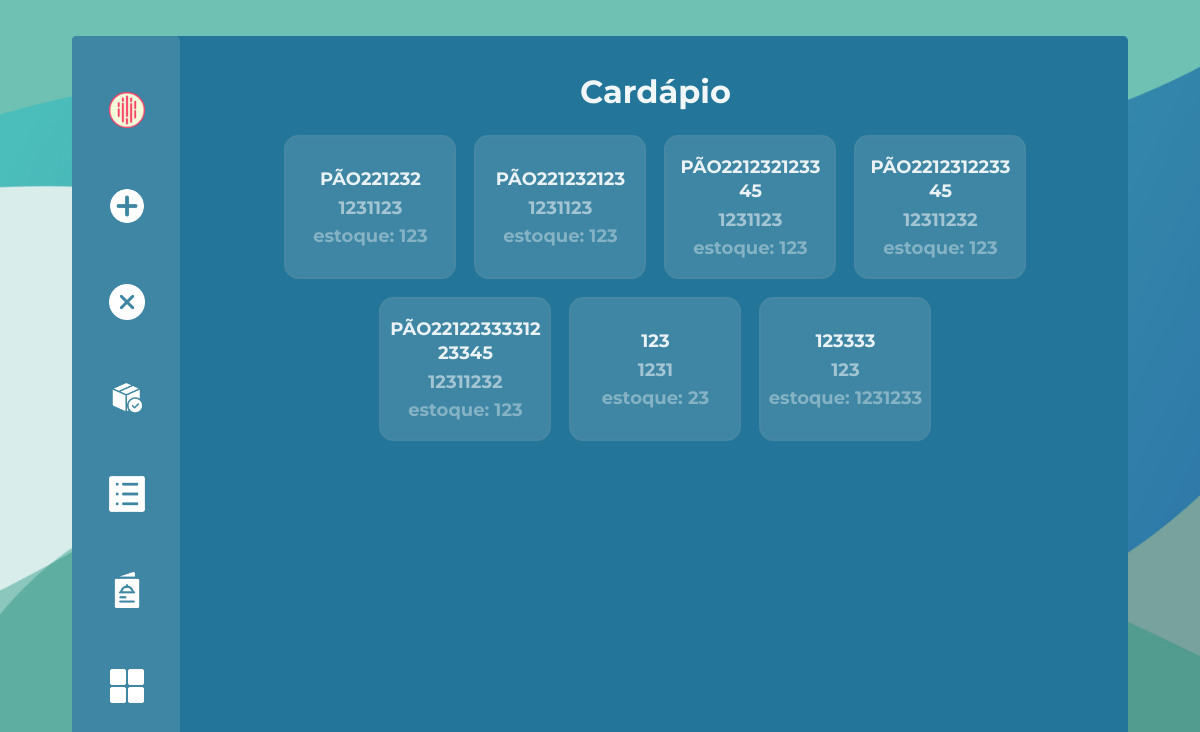
Screenshot of /cardapio_func (signed in) with the database file from the repository.
### projeto/models.py (models this page shows)
class Produto(db.Model):
    id = db.Column(db.Integer, primary_key = True)
    lanche = db.Column(db.String(length=30), nullable=False)
    valor = db.Column(db.Integer, nullable=False)
    quantidade = db.Column(db.Integer, nullable=False)

### projeto/routes.py (the view)
@app.route("/cardapio_func")
@login_required
@user_type_required("funcionario", "adm")
def cardapio_func():
    return render_template("cardapioFuncionario.html", produtos = Produto.query.filter(Produto.quantidade>0).all())

### projeto/models.py (called while the page is built)
@login_manager.user_loader
def load_user(user_id):
    user_type = session.get('user_type')
    if user_type == 'responsavel':
        return Responsavel.query.get(int(user_id))
    elif user_type == 'dependente':
        return Dependente.query.get(int(user_id))
    elif user_type == 'funcionario':
        return Funcionario.query.get(int(user_id))
    elif user_type == 'adm':
        return ADM.query.get(int(user_id))
    return None

### projeto/routes.py (called while the page is built)
def user_type_required(*allowed_types):
    def decorator(f):
        @wraps(f)
        def decorated_function(*args, **kwargs):
            if 'user_type' not in session or session['user_type'] not in allowed_types:
                flash("Você não tem permissão para acessar esta página. Faça login com a conta correta.")
                return redirect(url_for('login'))
            return f(*args, **kwargs)
        return decorated_function
    return decorator

### projeto/templates/cardapioFuncionario.html (shortened to what this page needs)
{% extends 'baseFuncionario.html'%}
{% block conteudo %}
    <div class="cardapioListaSemMargin">
        <h1 class="textAlign">Cardápio</h1>
        <div class="produtosEscolherRemover">
        {% for produto in produtos %}
                        {% if produto.quantidade>0 %}
                        <div class="boxChoseLanche">
                            <h1>{{produto.lanche}}</h1>
                            <h2>{{produto.valor}}</h2>
                            <h3 class="estoquetxt">estoque: {{produto.quantidade}}</h3>
                        </div>
                        {% endif %}
                    {%endfor%}
    </div>
</div>
{% endblock %}

### projeto/static/style.css (style rules this page uses)
* { padding: 0; margin: 0; font-family: "Montserrat"; font-weight: bold; color: #ffffffef; }
.boxChoseLanche h1 { text-transform: uppercase; font-size: 1.5vw; word-break: break-word; max-width: 90%; line-height: 2vw; color: rgba(255, 255, 255, 0.89); margin: 0; }
.boxChoseDependent h2, .boxChoseLanche h2, .boxPedido h2, .boxPedidoMaior h2 { font-size: 1.5vw; color: #ffffff86; }
.estoquetxt { color: #ffffff5e; font-size: 1.5vw; }
.boxChoseDependent, .boxChoseLanche { flex-grow: 0; padding: 2vw; border: hsl(198, 40%, 46%) solid 0.2vw; background-color: hsl(197, 45%, 44%); display: flex; flex-direction: column; border-radius: 1.2vw; justify-content:center; align-items: center; gap:0.5vw; }
.boxChoseLanche { padding: 1.5vw; width: 14vw; padding-inline: 0; display: flex; flex-direction: column; justify-content: center; text-align: center; }
body { background-color: rgb(112, 112, 112); height: calc(100vh - var(--margin-principal) * 2) !important; background-image: url(imagens/FotoFundo1.png); background-size: cover; height: 100vh; overflow-y: hidden; }
:root { --margin-principal: 3vw; --margin-principal-inline: 4vw; }
.cardapioListaSemMargin { margin-top: 3vw; margin-left: 10.5%; width: 90%; }
.textAlign { text-align: center; margin-bottom: 2vw; }
.produtosEscolherRemover { margin-block: auto; display: flex; flex-direction: row; flex-wrap: wrap; justify-content: center; gap:1.5vw; width: 95%; margin-inline: auto; }

### rows the page displays
Produto: lanche "PÃO221232", valor "1231123", quantidade "123"
Produto: lanche "PÃO221232123", valor "1231123", quantidade "123"
Produto: lanche "PÃO221232123345", valor "1231123", quantidade "123"
Produto: lanche "PÃO221231223345", valor "12311232", quantidade "123"
Produto: lanche "PÃO2212233331223345", valor "12311232", quantidade "123"
Produto: lanche "123", valor "1231", quantidade "23"
Produto: lanche "123333", valor "123", quantidade "1231233"
